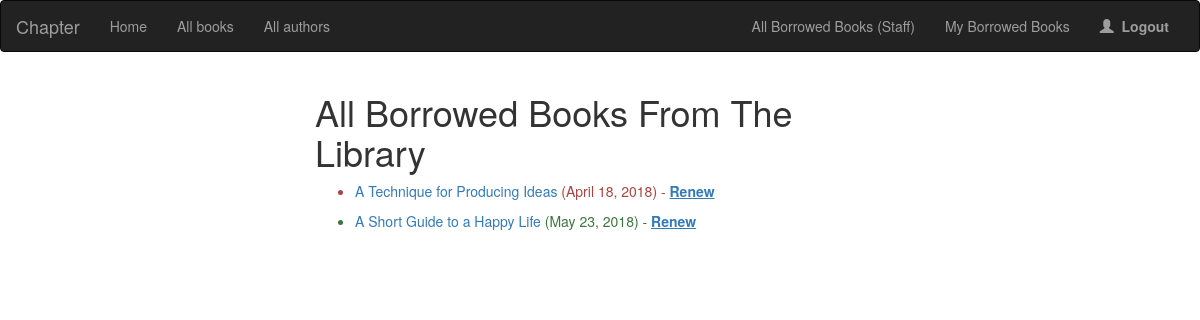
Page /catalog/all_borrowed/ (signed in) on the committed database.
### catalog/models.py (models this page shows, shortened)
class BookInstance(models.Model):
    books_id = models.UUIDField(primary_key=True, default=uuid.uuid4,
                               help_text="Help text for this particular book instance")
    book = models.ForeignKey(Book, on_delete = models.SET_NULL, null=True)
    imprint = models.CharField(max_length=200)
    due_back = models.DateField(help_text="Expected return date of the book", null=True, blank=True)
    language = models.ForeignKey(Language, on_delete = models.SET_NULL, null="True", blank="True")
    LOAN_STATUS = (('M','Maintenance'),('A','Available'),('R','Reserved'),('O','On Loan'))
    status = models.CharField(max_length=1, choices=LOAN_STATUS, blank=True, default='A', help_text='Book availability')
    borrower = models.ForeignKey(User, on_delete = models.SET_NULL, null=True, blank=True)
    class Meta:
        ordering = ["due_back"]
        permissions = (("can_mark_returned", "Set book as returned"),)
    @property
    def is_overdue(self):
        if self.due_back and datetime.date.today()>self.due_back:
            return True
        return False

class Book(models.Model):
    title = models.CharField(max_length=200, help_text="Name of the book", blank=False)
    authors = models.ForeignKey('Author', on_delete=models.SET_NULL, null=True)
    genre = models.ManyToManyField(Genre,help_text="Genre of the book", blank=True)
    summary = models.TextField(max_length=1000, help_text="Enter a brief description of the book", null=True, blank=True)
    isbn = models.CharField('ISBN', max_length=13,
                   help_text='13 Character <a href="https://www.isbn-international.org/content/what-isbn">ISBN number</a>')
    class Meta:
        ordering = ["title"]

### catalog/views.py (the view)
@staff_member_required(login_url='/login/')
def all_borrowed_books(request):
    all_borrowed = BookInstance.objects.filter(status='O')
    return render(request, 'catalog/all_borrowed_books.html', {'all_borrowed':all_borrowed})

### catalog/templates/catalog/all_borrowed_books.html
{% extends 'base.html' %}
{% block content %}
	<h1>All Borrowed Books From The Library</h1>
	{% if all_borrowed %}
		{% for book_inst in all_borrowed %}
			<ul>
                <li class="{% if book_inst.is_overdue %}text-danger{% else %}text-success{% endif %}">
                <a href="{% url 'book-details' book_inst.book.pk %}">{{ book_inst.book.title }}</a>
                    ({{ book_inst.due_back }}) - <a href="{% url 'renew' book_inst.pk %}"><strong><u>Renew</u></strong></a>
                </li>
			</ul>
		{% endfor %}
	{% else %}
		<h3 class="text-warning">No Books borrowed yet.</h3>
	{% endif %}
{% endblock %}

### rows in the picture
BookInstance: book "A Technique for Producing Ideas", due_back "April 18, 2018"
BookInstance: book "A Short Guide to a Happy Life", due_back "May 23, 2018"
